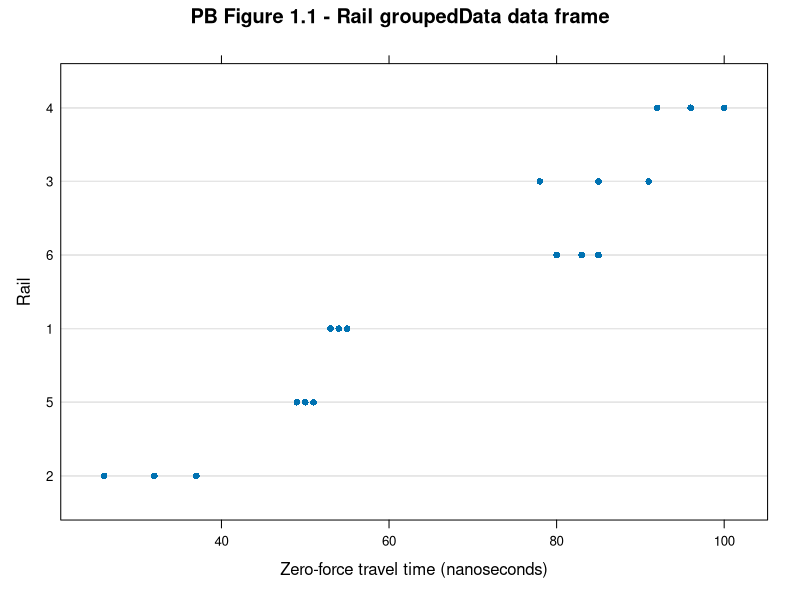
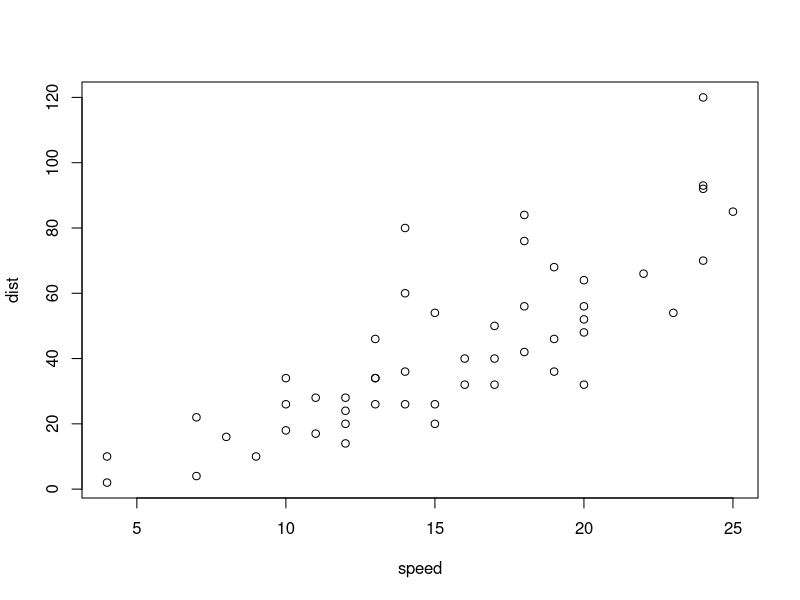

Recreate these plots in R, in order.
## ---- chunk 1
suppressWarnings(library(knitr))
hook_output <- knit_hooks$get("output")
knit_hooks$set(output = function(x, options) {
   lines <- options$output.lines
   if (is.null(lines)) {
     return(hook_output(x, options))  # pass to default hook
   }
   x <- unlist(strsplit(x, "\n"))
   more <- "..."
   if (length(lines)==1) {        # first n lines
     if (length(x) > lines) {
       # truncate the output, but add ....
       x <- c(head(x, lines), more)
     }
   } else {
     x <- c(more, x[lines], more)
   }
   # paste these lines together
   x <- paste(c(x, ""), collapse = "\n")
   hook_output(x, options)
 })
## ---- chunk 2
library(nlme)
options(show.signif.stars = FALSE)
## ---- chunk 3
plot(Rail, main = 'PB Figure 1.1 - Rail groupedData data frame')
## ---- chunk 4
Rail
## ---- chunk 5
fm2Rail.lm <- lm(travel ~ as.factor(Rail) - 1, data = Rail)
summary(fm2Rail.lm)
## ---- chunk 6
with(Rail, tapply(travel, Rail, mean))
## ---- chunk 7
fm1Rail.lme <- lme(travel ~ 1, data = Rail, random = ~ 1 | Rail)
## ---- chunk 8
fm1Rail.lme
## ---- chunk 9
summary(fm1Rail.lme)
## ---- chunk 10
X1 <- matrix(1, nrow = 3, ncol = 1)
X1
beta.hat <- fixef(fm1Rail.lme)
beta.hat
b1 <- ranef(fm1Rail.lme)[3,1]
b1
Z1 <- X1
epsilon1 <- resid(fm1Rail.lme)[1:3]
epsilon1
## ---- chunk 11
## display y1
y1 <- Rail$travel[1:3]
y1
##
## Compute y1 as predicted from lme model
y1.computed <- X1 %*% beta.hat + Z1 %*% b1 + epsilon1
y1.computed
##
round(y1, 8) == round(y1.computed, 8)
## ---- chunk 12
summary(cars)
## ---- chunk 13
plot(cars)
